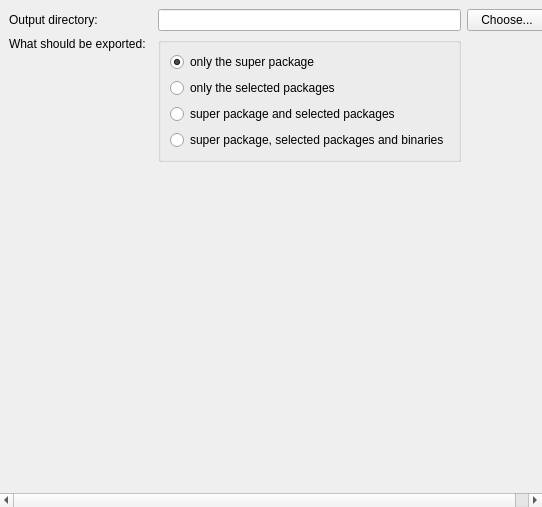
<?xml version="1.0" encoding="UTF-8"?>
<ui version="4.0">
 <class>ExportRepositoryFrame</class>
 <widget class="QFrame" name="ExportRepositoryFrame">
  <property name="geometry">
   <rect>
    <x>0</x>
    <y>0</y>
    <width>542</width>
    <height>507</height>
   </rect>
  </property>
  <property name="windowTitle">
   <string>Frame</string>
  </property>
  <property name="frameShape">
   <enum>QFrame::NoFrame</enum>
  </property>
  <property name="frameShadow">
   <enum>QFrame::Plain</enum>
  </property>
  <property name="lineWidth">
   <number>0</number>
  </property>
  <layout class="QVBoxLayout" name="verticalLayout">
   <property name="leftMargin">
    <number>0</number>
   </property>
   <property name="topMargin">
    <number>0</number>
   </property>
   <property name="rightMargin">
    <number>0</number>
   </property>
   <property name="bottomMargin">
    <number>0</number>
   </property>
   <item>
    <widget class="QScrollArea" name="scrollArea">
     <property name="frameShape">
      <enum>QFrame::NoFrame</enum>
     </property>
     <property name="widgetResizable">
      <bool>true</bool>
     </property>
     <widget class="QWidget" name="scrollAreaWidgetContents">
      <property name="geometry">
       <rect>
        <x>0</x>
        <y>0</y>
        <width>542</width>
        <height>507</height>
       </rect>
      </property>
      <layout class="QGridLayout" name="gridLayout">
       <item row="0" column="2">
        <widget class="QLineEdit" name="lineEditDir">
         <property name="toolTip">
          <string>a non-existing directory where a new repository will be created</string>
         </property>
        </widget>
       </item>
       <item row="0" column="3">
        <widget class="QPushButton" name="pushButtonDir">
         <property name="text">
          <string>Choose...</string>
         </property>
        </widget>
       </item>
       <item row="0" column="0">
        <widget class="QLabel" name="label">
         <property name="text">
          <string>Output directory:</string>
         </property>
         <property name="buddy">
          <cstring>lineEditDir</cstring>
         </property>
        </widget>
       </item>
       <item row="3" column="0">
        <spacer name="verticalSpacer">
         <property name="orientation">
          <enum>Qt::Vertical</enum>
         </property>
         <property name="sizeHint" stdset="0">
          <size>
           <width>20</width>
           <height>40</height>
          </size>
         </property>
        </spacer>
       </item>
       <item row="2" column="0" colspan="4">
        <widget class="QLabel" name="labelMessage">
         <property name="font">
          <font>
           <weight>75</weight>
           <bold>true</bold>
          </font>
         </property>
         <property name="styleSheet">
          <string notr="true">color: rgb(255, 0, 0);</string>
         </property>
         <property name="text">
          <string/>
         </property>
        </widget>
       </item>
       <item row="1" column="0">
        <widget class="QLabel" name="label_5">
         <property name="text">
          <string>What should be exported:</string>
         </property>
         <property name="alignment">
          <set>Qt::AlignLeading|Qt::AlignLeft|Qt::AlignTop</set>
         </property>
         <property name="buddy">
          <cstring>radioButtonSuper</cstring>
         </property>
        </widget>
       </item>
       <item row="1" column="2">
        <widget class="QGroupBox" name="groupBox">
         <property name="title">
          <string/>
         </property>
         <layout class="QVBoxLayout" name="verticalLayout_2">
          <item>
           <widget class="QRadioButton" name="radioButtonSuper">
            <property name="text">
             <string>only the super package</string>
            </property>
            <property name="checked">
             <bool>true</bool>
            </property>
           </widget>
          </item>
          <item>
           <widget class="QRadioButton" name="radioButtonDependencies">
            <property name="text">
             <string>only the selected packages</string>
            </property>
           </widget>
          </item>
          <item>
           <widget class="QRadioButton" name="radioButtonSuperAndDependencies">
            <property name="text">
             <string>super package and selected packages</string>
            </property>
           </widget>
          </item>
          <item>
           <widget class="QRadioButton" name="radioButtonSuperDependenciesAndBinaries">
            <property name="text">
             <string>super package, selected packages and binaries</string>
            </property>
           </widget>
          </item>
         </layout>
        </widget>
       </item>
      </layout>
     </widget>
    </widget>
   </item>
  </layout>
 </widget>
 <tabstops>
  <tabstop>lineEditDir</tabstop>
  <tabstop>pushButtonDir</tabstop>
  <tabstop>radioButtonSuper</tabstop>
  <tabstop>radioButtonDependencies</tabstop>
  <tabstop>radioButtonSuperAndDependencies</tabstop>
  <tabstop>radioButtonSuperDependenciesAndBinaries</tabstop>
  <tabstop>scrollArea</tabstop>
 </tabstops>
 <resources/>
 <connections/>
</ui>
